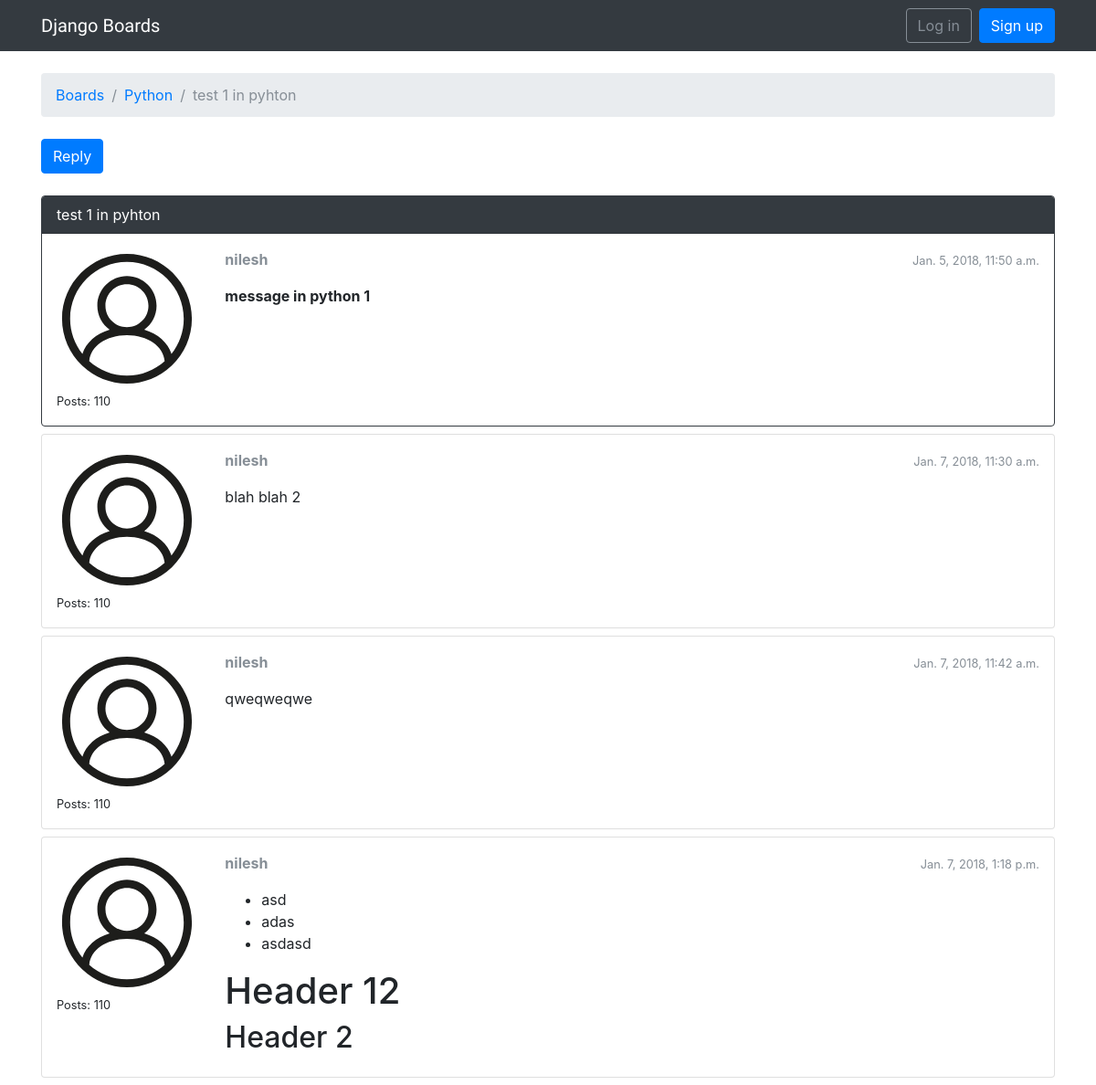
The page /boards/1/topics/1/ on the database its author committed.
### boards/models.py (models this page shows, shortened)
class Topic(models.Model):
    subject = models.CharField(max_length=255)
    last_updated = models.DateTimeField(auto_now_add=True)
    board = models.ForeignKey(Board, related_name='topics', on_delete=models.CASCADE)
    starter = models.ForeignKey(User, related_name='topics', on_delete=models.CASCADE)
    views = models.PositiveIntegerField(default=0)

class Board(models.Model):
    name = models.CharField(max_length= 30, unique=True)
    description = models.CharField(max_length=100)

class Post(models.Model):
    message = models.TextField(max_length=4000)
    topic = models.ForeignKey(Topic, related_name='posts', on_delete=models.CASCADE)
    created_at = models.DateTimeField(auto_now_add=True)
    updated_at = models.DateTimeField(null=True)
    created_by = models.ForeignKey(User, related_name='posts', on_delete=models.CASCADE)
    updated_by = models.ForeignKey(User, null=True, related_name='+', on_delete=models.CASCADE)
    def get_message_as_markdown(self):
        return mark_safe(markdown(self.message, safe_mode='escape'))

### boards/views.py (the view)
# urls.py: path('boards/<int:pk>/topics/<int:topic_pk>/', board_views.PostListView.as_view(), name='topic_posts'),
class PostListView(ListView):
    model = Post
    context_object_name = 'posts'
    template_name = 'boards/topic_posts.html'
    paginate_by = 10
    def get_queryset(self):
        self.topic = get_object_or_404(Topic, board__pk=self.kwargs.get('pk'), pk=self.kwargs.get('topic_pk'))
        query_set = self.topic.posts.order_by('created_at')
        return query_set
    def get_context_data(self, **kwargs):
        session_key = 'viewed_topic_{}'.format(self.topic.pk)  # <-- here
        if not self.request.session.get(session_key, False):
            self.topic.views += 1
            self.topic.save()
            self.request.session[session_key] = True
        kwargs['topic'] = self.topic
        return super().get_context_data(**kwargs)

### boards/templates/boards/topic_posts.html (shortened to what this page needs)
{% extends 'base.html' %}
{% load static %}
{% block breadcrumb %}
<li class="breadcrumb-item"><a href="{% url 'home' %}">Boards</a></li>
<li class="breadcrumb-item"><a href="{% url 'board_topics' topic.board.pk %}">{{ topic.board.name }}</a></li>
<li class="breadcrumb-item active">{{ topic.subject }}</li>
{% endblock %}
{% block content %}
<div class="mb-4">
    <a href="{% url 'reply_topic' topic.board.pk topic.pk %}" class="btn btn-primary" role="button">Reply</a>
</div>
{% for post in posts %}
<div  id="{{ post.pk }}" class="card mb-2 {% if forloop.first %}border-dark{% endif %}">
    {% if forloop.first %}
    <div class="card-header text-white bg-dark py-2 px-3">{{ topic.subject }}</div>
    {% endif %}
    <div class="card-body p-3">
        <div class="row">
            <div class="col-2">
                <img src="{% static 'img/avatar.svg' %}" alt="{{ post.created_by.username }}" class="w-100">
                <small>Posts: {{ post.created_by.posts.count }}</small>
            </div>
            <div class="col-10">
                <div class="row mb-3">
                    <div class="col-6">
                        <strong class="text-muted">{{ post.created_by.username }}</strong>
                    </div>
                    <div class="col-6 text-right">
                        <small class="text-muted">{{ post.created_at }}</small>
                    </div>
                </div>
                {{ post.get_message_as_markdown }}
            </div>
        </div>
    </div>
</div>
{% endfor %}
{% endblock %}

### templates/base.html (shortened to what this page needs)
{% load static %}<!DOCTYPE html>
<html>
<head>
    <link rel="stylesheet" href="{% static 'css/bootstrap.min.css' %}">
    <link rel="stylesheet" href="{% static 'css/app.css' %}">
</head>
<body>
{% block body %}
<nav class="navbar navbar-expand-lg navbar-dark bg-dark">
    <div class="container">
        <a class="navbar-brand" href="{% url 'home' %}">Django Boards</a>
        <div class="collapse navbar-collapse" id="mainMenu">
            {% if user.is_authenticated %}
            <ul class="navbar-nav ml-auto">
                <li class="nav-item dropdown">
                    <a class="nav-link dropdown-toggle" href="#" id="userMenu" data-toggle="dropdown" aria-haspopup="true" aria-expanded="false">
                        {{ user.username }}
                    </a>
                    <div class="dropdown-menu dropdown-menu-right" aria-labelledby="userMenu">
                        <a class="dropdown-item" href="#">My account</a>
                        <a class="dropdown-item" href="#">Change password</a>
                        <div class="dropdown-divider"></div>
                        <a class="dropdown-item" href="{% url 'logout' %}">Log out</a>
                    </div>
                </li>
            </ul>
            {% else %}
            <form class="form-inline ml-auto">
                <a href="{% url 'login' %}" class="btn btn-outline-secondary">Log in</a>
                <a href="{% url 'signup' %}" class="btn btn-primary ml-2">Sign up</a>
            </form>
            {% endif %}
        </div>
    </div>
</nav>
<div class="container">
    <ol class="breadcrumb my-4">
        {% block breadcrumb %}
        {% endblock breadcrumb %}
    </ol>
    {% block content %}
    {% endblock content %}
</div>
{% endblock body %}
</body>
</html>

### static/css/app.css (style rules this page uses)
.navbar-brand { font-family: 'Peralta', cursive; }

### rows shown on the page
Topic: board.name "Python", subject "test 1 in pyhton"
Post: created_by.posts.count "110", created_by.username "nilesh", created_at "Jan. 5, 2018, 11:50 a.m.", get_message_as_markdown "message in python 1"
Post: created_by.posts.count "110", created_by.username "nilesh", created_at "Jan. 7, 2018, 11:30 a.m.", get_message_as_markdown "blah blah 2"
Post: created_by.posts.count "110", created_by.username "nilesh", created_at "Jan. 7, 2018, 11:42 a.m.", get_message_as_markdown "qweqweqwe"
Post: created_by.posts.count "110", created_by.username "nilesh", created_at "Jan. 7, 2018, 1:18 p.m.", get_message_as_markdown "asd adas asdasd Header 12 Header 2"
